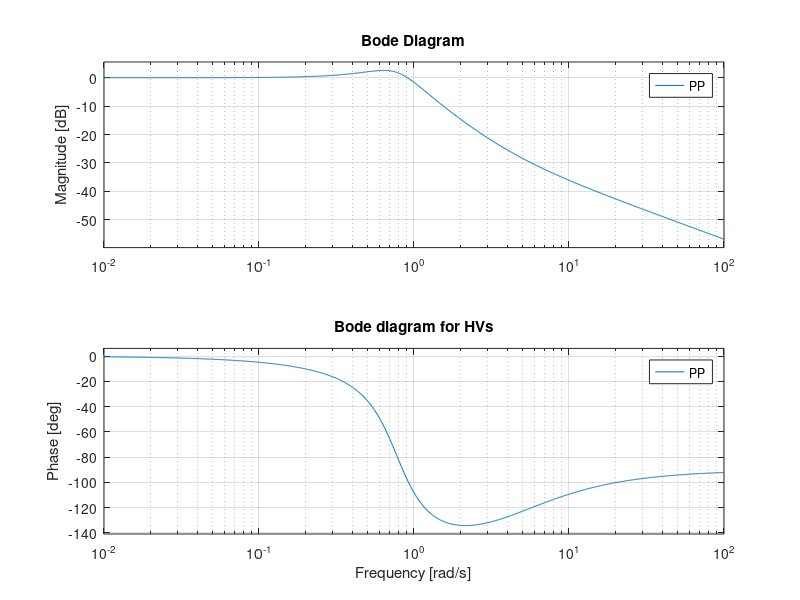
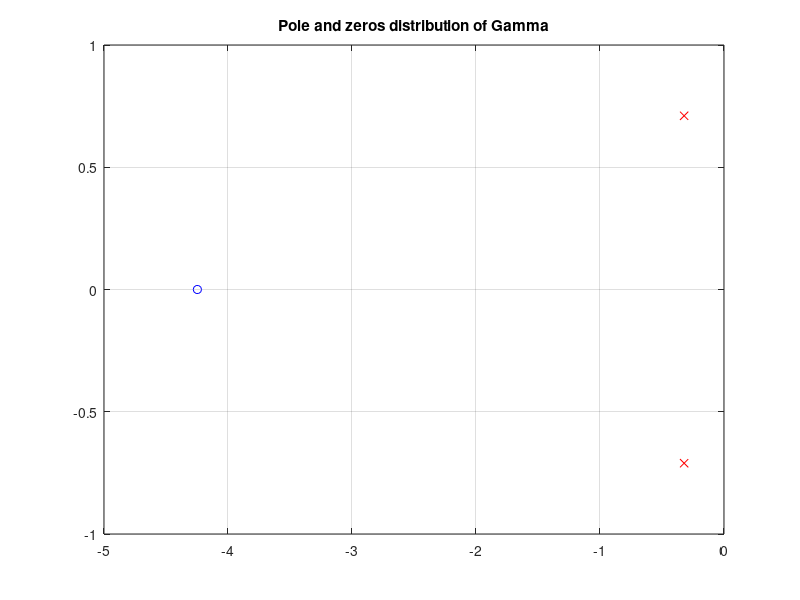
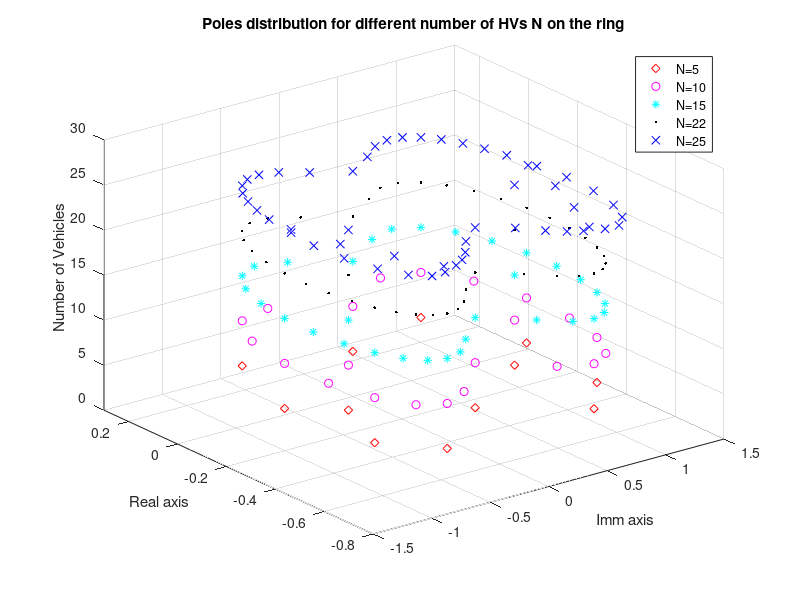
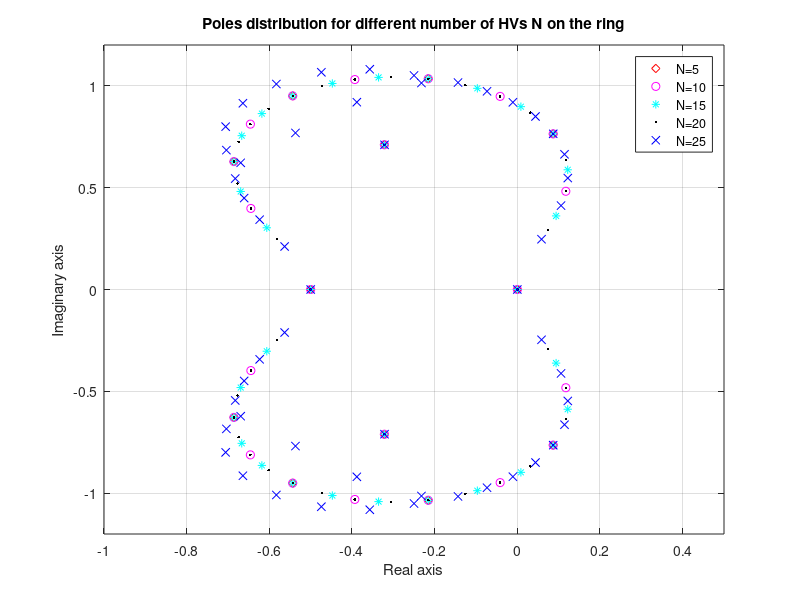

MATLAB code to generate these figures, in order: (Note: this script raises an error after producing the figures.)
%%%%%%%%%%%%%%%%%%%%%%%%%%%%%%%%%%%%%%%%%%%%%%%%%%%%
%%% Source Code for Paper: Traffic flow on a ring with a single autonomous
%%%                        vehicle: an interconnected perspective
%%% Journal: Transactions on Intelligent transportation Systems, 2019
%%% Authors: Vittorio Giammarino, Simone Baldi, Paolo Frasca and Maria
%%%          Laura Delle Monache
%%%
%%% Copyright Vittorio Giammarino, 2019
%%%%%%%%%%%%%%%%%%%%%%%%%%%%%%%%%%%%%%%%%%%%%%%%%%%%%

%% Initialization
length_standard = 4.5; %vehicle length
N = 22; % Number of vehicles in the platoon
Ring_length = (260*N)/22;
v_max = 9.751; % Max speed in m/s
h_eq = (Ring_length/N); % equilibrium headway
d_s = 6; % safe distance
V = @(h,l_v,d_s) v_max*((tanh(h-l_v-d_s) + tanh(l_v + d_s))/(1 + tanh(l_v + d_s))); %Velocity non-linear function. h = headway, l_v = Veh length, d_s = safe distance
dV = @(h,l_v,d_s) (v_max/(1+tanh(l_v + d_s)))*(1-(tanh(h - l_v -d_s))^2); % dV/dh derivative of V in the headway
v_eq = V(h_eq, length_standard, d_s); % equilibrium velocity of the ring
k_bar = dV(h_eq, length_standard, d_s); % HV param
b_bar = 0.5; % HV param
a_bar = 20/(h_eq)^2; % HV param
%% Theorem 1: Necessary and sufficient condition for stability
alpha_1 = b_bar*k_bar;
alpha_2 = a_bar+b_bar;
alpha_3 = a_bar;

delta_lambda_plus = zeros(N,1);
delta_lambda_minus = zeros(N,1);

for i =1:N
    gamma = alpha_2 -alpha_3*cos(2*pi*(i-1)/N);
    phi = -alpha_3*sin(2*pi*(i-1)/N);
    eta = 4*alpha_1*(sin(2*pi*(i-1)/N));
    r = gamma^2 - phi^2 - 4*alpha_1*(1 - cos(2*pi*(i-1)/N));

    if (eta-2*gamma*phi) == 0
        delta_lambda_plus(i,1) = 0.5*(-gamma + sqrt(r));
        delta_lambda_minus(i,1) = 0.5*(-gamma - sqrt(r));
    else
        delta_lambda_plus(i,1) = 0.5*(-gamma + sqrt(0.5*(sqrt(r^2 + (eta +2*gamma*phi)^2) + r)));
        delta_lambda_minus(i,1) = 0.5*(-gamma - sqrt(0.5*(sqrt(r^2 + (eta +2*gamma*phi)^2) + r)));
    end
end

delta_lambda = [delta_lambda_plus; delta_lambda_minus]; % real part of the eigenvalues of the system

%% Transfer functions for P_N and Gamma_i (See Fig.2 and Fig.3)
a=20; %HV param
b=0.5; %HV param
a_bar = a/(h_eq*h_eq); %HV param linearized
b_bar = b; %HV param linearized
% transfer functions of P_N and Gamma_i
Pd_num = [1 0];
Pd_den = [1 (a_bar+b_bar) b_bar*k_bar];
P_num = [a_bar b_bar*k_bar];
P_den = [1 (a_bar+b_bar) b_bar*k_bar];
PP = tf(P_num,P_den); % Gamma
PP_d = tf(Pd_num,Pd_den); % P_N

[p_gamma, z_gamma] = pzmap(PP);
[p_HD_ring,z_HD_ring] = pzmap((PP_d)/(1-PP^N));
% Bode diagram for HVs
figure()
bode(PP)
grid on
title("Bode diagram for HVs")
% Pole and zeros distribution of Gamma 
figure()
plot(p_gamma, 'rx')
hold on
plot(z_gamma,0 , 'bo')
hold on
grid on
title("Pole and zeros distribution of Gamma")
%% Poles distribution of HVs on the ring for different sizes (different number of vehicles N)

[p_HD_ring_5,z_HD_ring_5] = pzmap((PP_d)/(1-PP^5));
[p_HD_ring_10,z_HD_ring_10] = pzmap((PP_d)/(1-PP^10));
[p_HD_ring_15,z_HD_ring_15] = pzmap((PP_d)/(1-PP^15));
[p_HD_ring_20,z_HD_ring_20] = pzmap((PP_d)/(1-PP^20));
[p_HD_ring_25,z_HD_ring_25] = pzmap((PP_d)/(1-PP^25));

figure()
plot3(imag(p_HD_ring_5),real(p_HD_ring_5),5*ones(length(p_HD_ring_5),1),'rd')
hold on
plot3(imag(p_HD_ring_10),real(p_HD_ring_10),10*ones(length(p_HD_ring_10),1),'mo')
hold on
plot3(imag(p_HD_ring_15),real(p_HD_ring_15),15*ones(length(p_HD_ring_15),1),'c*')
hold on
plot3(imag(p_HD_ring_20),real(p_HD_ring_20),20*ones(length(p_HD_ring_20),1),'k.')
grid on
plot3(imag(p_HD_ring_25),real(p_HD_ring_25),25*ones(length(p_HD_ring_25),1),'bx')
grid on
xlabel('Imm axis')
ylabel('Real axis')
zlabel('Number of Vehicles')
ylim([-0.8 0.3])
xlim([-1.5 1.5])
zlim([0 30])
legend('N=5', 'N=10', 'N=15', 'N=22', 'N=25')
title("Poles distribution for different number of HVs N on the ring")

figure()
plot(real(p_HD_ring_5),imag(p_HD_ring_5),'rd')
hold on
plot(real(p_HD_ring_10),imag(p_HD_ring_10),'mo')
hold on
plot(real(p_HD_ring_15),imag(p_HD_ring_15),'c*')
hold on
plot(real(p_HD_ring_20),imag(p_HD_ring_20),'k.')
grid on
plot(real(p_HD_ring_25),imag(p_HD_ring_25),'bx')
grid on
xlabel('Real axis')
ylabel('Imaginary axis')
legend('N=5','N=10','N=15','N=20','N=25')
ylim([-1.2 1.2])
xlim([-1 0.5])
title("Poles distribution for different number of HVs N on the ring")

%% AV Design for Lyapunov stability for N vehicles
N = 22;
%HV
alpha_1 = b_bar*k_bar;
alpha_2 = a_bar + b_bar;
alpha_3 = a_bar;

% Compute critical peak and frequency
fpeaK_PP_formula = sqrt(alpha_1*(1-2*(alpha_2/(2*sqrt(alpha_1)))^2));
dumping = alpha_2/(2*sqrt(alpha_1));
gpeak_PP_formula = 1/(2*dumping*sqrt(1-dumping^2));
[gpeak_PP,fpeak_PP] = getPeakGain(PP,1e-5);

% AV design
beta = 1;
alpha = 0.9;
delta = 23;
k_veh = abs((fpeak_PP*((gpeak_PP)^(1-N)))/(1-alpha/2))*sqrt(1/(1-(gpeak_PP)^(2-2*N))); % N>4 and first order AV design
%k_veh = 15; % Uncomment this value for N=4 or less

beta_1 = k_veh*alpha/delta;
beta_2 = k_veh*(1-alpha/2);
beta_3 = beta_2;

%AV first order
AV_N1 = beta_3;
AV_D1 = [1 beta_2];
AV1 = tf(AV_N1,AV_D1);

%AV second order (PI with saturation proposed in [16]) 
AV_N = [beta_3 beta_1];
AV_D = [1 beta_2 beta_1];
AV = tf(AV_N,AV_D);

%% Bode
figure()
bode(AV1,AV,PP)
legend('AV first order', 'PI with saturation proposed in [16]', 'HV')

%% Theorem 2 analysis
% AV first order
figure()
bode(AV1,PP)
legend('AV first order','HV')
title('Bode AV first order and HVs')

figure()
bode(PP^(N-1)*AV1)
legend('bode of N-1 HVs and AV first order')
title('AV first order action on N-1 HVs')

[p_AV1_ring,z_AV1_ring] = pzmap((PP_d)/(1-AV1*PP^(N-1)));
figure()
plot(p_AV1_ring,'d')
grid on
title('ring poles with AV first order')

%% Theorem 2 analysis
% PI with saturation proposed in [16]
%Checks AV2
figure()
bode(AV,PP)
legend('PI with saturation proposed in [16]','HV')
title('Bode PI with saturation proposed in [16] and HVs')

figure()
bode(PP^(N-1)*AV)
legend('bode of N-1 HVs and PI with saturation proposed in [16]')
title('PI with saturation proposed in [16] action on N-1 HVs')

[p_AV_ring,z_AV_ring] = pzmap((PP_d)/(1-AV*PP^(N-1)));

figure()
plot(p_AV_ring,'d')
grid on
title('ring poles with PI with saturation proposed in [16]')
